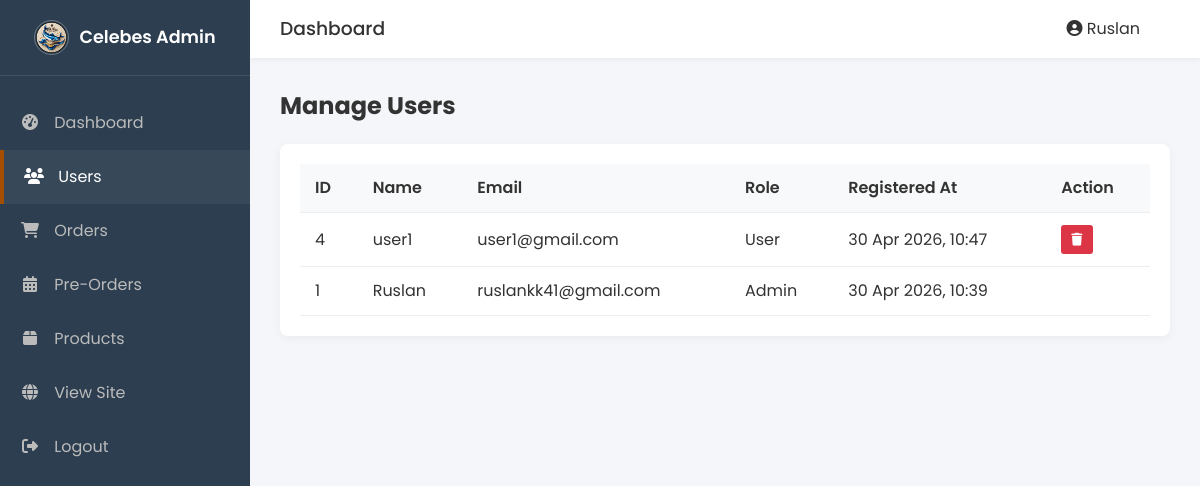
The page /admin/users.php (signed in) on the database its author committed.
### tables this page shows
CREATE TABLE `users` (
  `id` int(11) NOT NULL,
  `name` varchar(100) NOT NULL,
  `email` varchar(100) NOT NULL,
  `password` varchar(255) NOT NULL,
  `role` enum('user','admin') NOT NULL DEFAULT 'user',
  `created_at` timestamp NOT NULL DEFAULT current_timestamp()
);

### admin/users.php (the view, shortened to what this page needs)
<?php
require_once '../config/database.php';
require_once 'includes/header.php';
require_once 'includes/sidebar.php';
?>
<h2 style="margin-bottom: 20px;">Manage Users</h2>
<div class="table-container">
    <table>
        <thead>
            <tr>
                <th>ID</th>
                <th>Name</th>
                <th>Email</th>
                <th>Role</th>
                <th>Registered At</th>
                <th>Action</th>
            </tr>
        </thead>
        <tbody>
            <?php
            $users = $conn->query("SELECT * FROM users ORDER BY created_at DESC");
            while($row = $users->fetch_assoc()):
            ?>
            <tr>
                <td><?php echo $row['id']; ?></td>
                <td><?php echo htmlspecialchars($row['name']); ?></td>
                <td><?php echo htmlspecialchars($row['email']); ?></td>
                <td><?php echo ucfirst($row['role']); ?></td>
                <td><?php echo date('d M Y, H:i', strtotime($row['created_at'])); ?></td>
                <td>
                    <?php if($row['role'] !== 'admin'): ?>
                    <a href="?delete=<?php echo $row['id']; ?>" class="btn-sm btn-danger" onclick="return confirm('Are you sure?')"><i class="fas fa-trash"></i></a>
                    <?php endif; ?>
                </td>
            </tr>
            <?php endwhile; ?>
        </tbody>
    </table>
</div>
<?php require_once 'includes/footer.php'; ?>

### assets/css/admin.css (style rules this page uses)
:root { --admin-primary: #2c3e50; --admin-secondary: #a34e00; --admin-bg: #f4f6f9; --admin-text: #333; --sidebar-width: 250px; }
* { margin: 0; padding: 0; box-sizing: border-box; }
body { font-family: 'Poppins', sans-serif; background-color: var(--admin-bg); color: var(--admin-text); line-height: 1.5; }
.table-container { background: #fff; padding: 20px; border-radius: 8px; box-shadow: 0 2px 10px rgba(0,0,0,0.05); overflow-x: auto; }
table { width: 100%; border-collapse: collapse; }
th, td { padding: 12px 15px; text-align: left; border-bottom: 1px solid #eee; }
th { background-color: #f8f9fa; color: #333; font-weight: 600; }
.btn-sm { padding: 5px 10px; font-size: 0.8rem; border-radius: 3px; border: none; cursor: pointer; text-decoration: none; display: inline-block; }
.btn-danger { background: #dc3545; color: #fff; }

### rows shown on the page
users: id "4", name "user1", email "user1@gmail.com", role "User", created_at "30 Apr 2026, 10:47"
users: id "1", name "Ruslan", email "ruslankk41@gmail.com", role "Admin", created_at "30 Apr 2026, 10:39"

### other values the page prints
$_SESSION['user_name'] "Ruslan"
